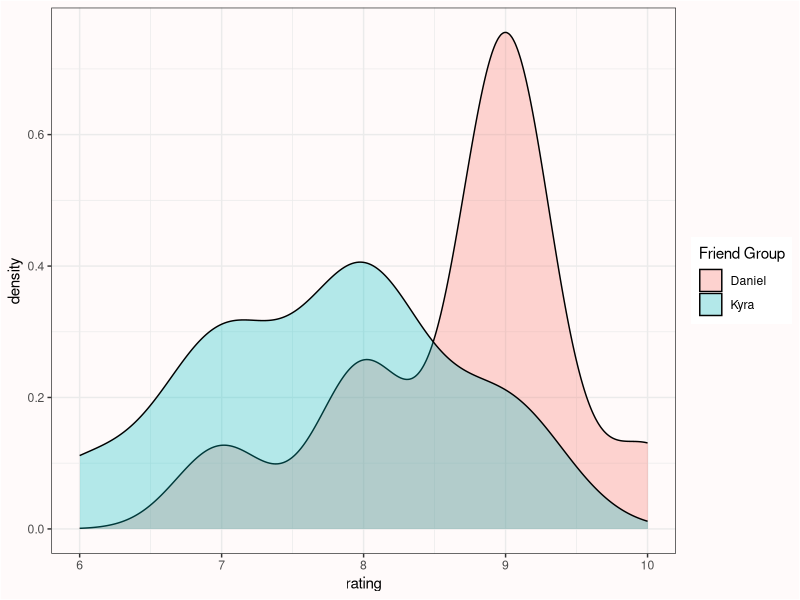
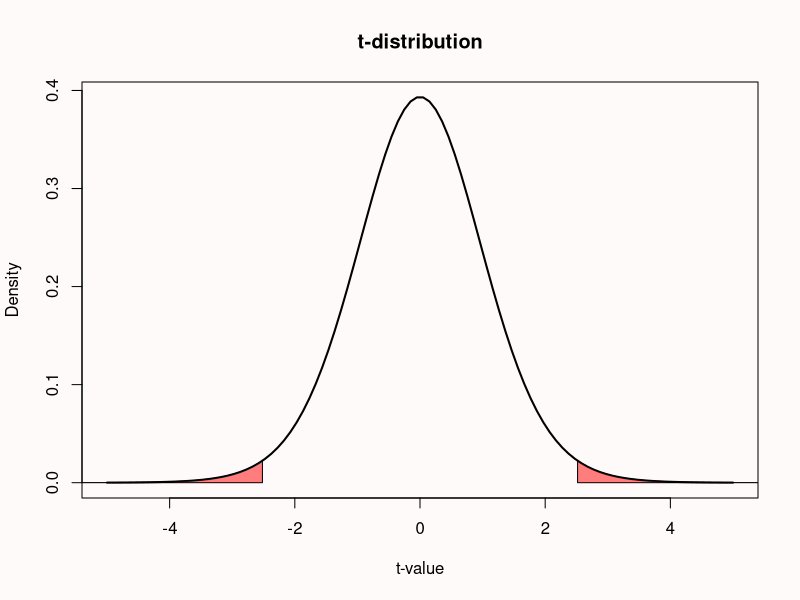
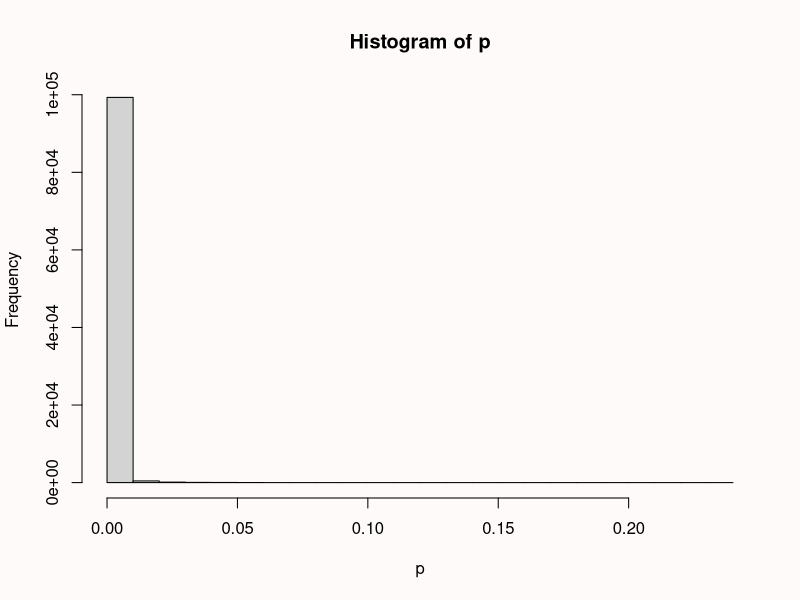
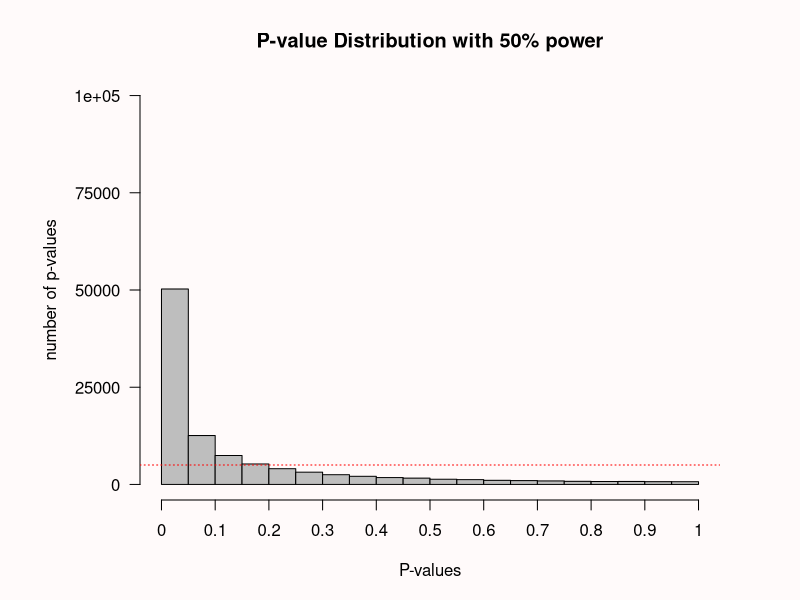
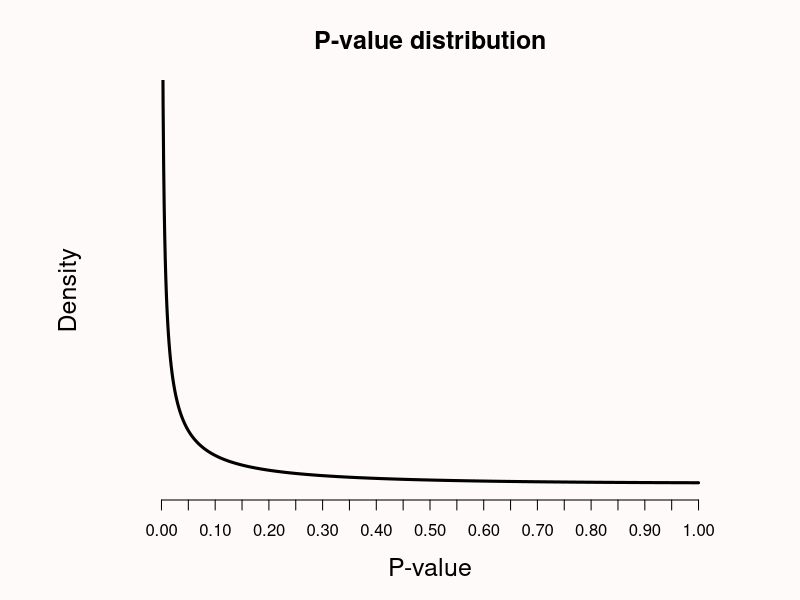
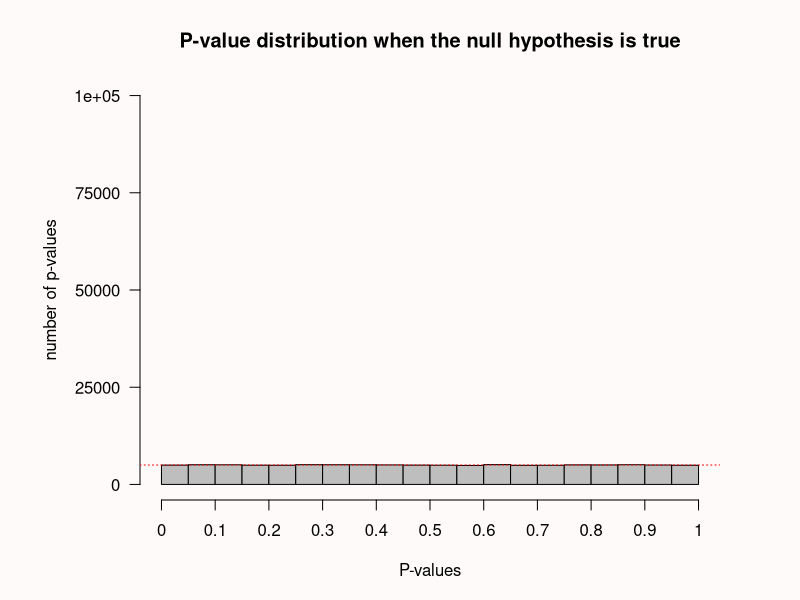
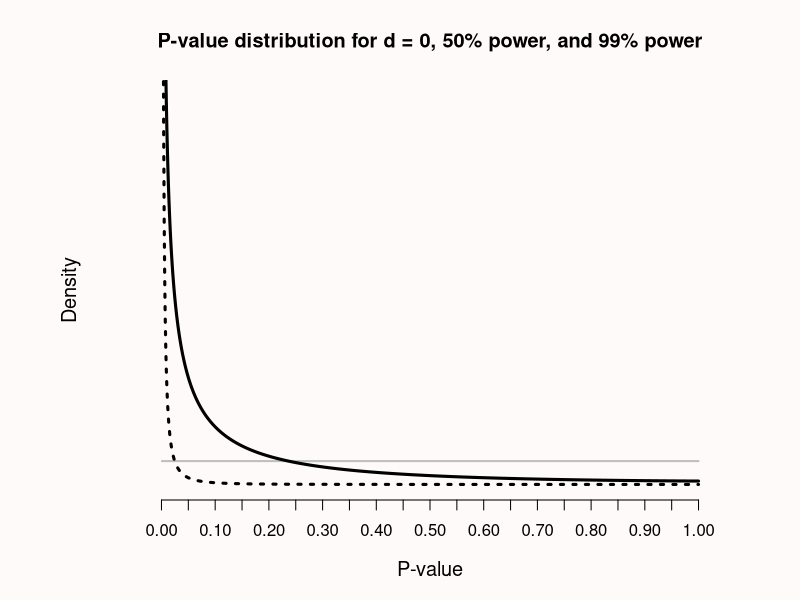
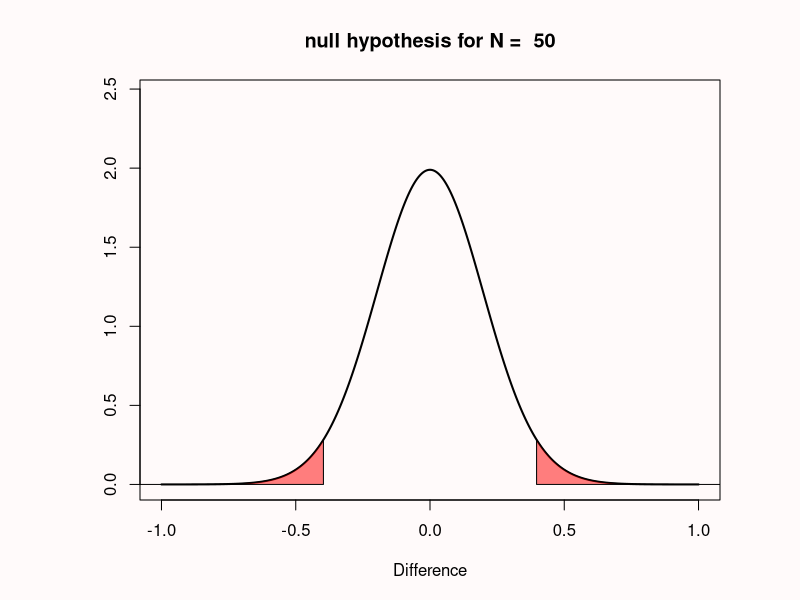

Reproduce these figures in R, in order.
#!/usr/bin/env Rscript
require(ggplot2)
require(tidyr)
friends <- paste0("friend_", 1:10)
friends_daniel <- c(9, 7, 8, 9, 8, 9, 9, 10, 9, 9)
friends_kyra <- c(9, 6, 7, 8, 7, 9, 8, 8, 8, 7)
df <- data.frame(friends, friends_daniel, friends_kyra)
colnames(df) <- c("", "Daniel", "Kyra")
print(df)
df_long <- tidyr::gather(df, "Friend Group", rating, "Daniel":"Kyra", factor_key = TRUE)
print(df_long)

backgroundcolor <- "#fffafa"
# Plot the data
ggplot(df_long, aes(x = rating, fill = `Friend Group`)) +
  geom_density(alpha = .3) +
  theme_bw() +
  theme(plot.background = element_rect(fill = backgroundcolor))  +
  theme(panel.background = element_rect(fill = backgroundcolor))


tstat <- t.test(df_long$rating ~ df_long$`Friend Group`, var.equal = TRUE)
se <- tstat$stderr

par(bg = backgroundcolor)
x <- seq(-5, 5, length = 100)
plot(x, dt(x, df = 18), col = "black", type = "l", xlab = "t-value", ylab = "Density", main = "t-distribution", lwd = 2)
x <- seq(2.5175, 5, length = 100)
z <- (dt(x, df = 18))
polygon(c(2.5175, x, 8), c(0, z, 0), col = rgb(1, 0, 0, 0.5))
x <- seq(-5, -2.5175, length = 100)
z <- (dt(x, df = 18))
polygon(c(-8, x, -2.5175), c(0, z, 0), col = rgb(1, 0, 0, 0.5))

# plot histogram for friends data
p <- numeric(100000) # store all simulated *p*-values
for (i in 1:100000) { # for each simulated experiment
  x <- rnorm(n = 10, mean = 7.7, sd = se) # Simulate data
  y <- rnorm(n = 10, mean = 8.7, sd = se) # Simulate data
  p[i] <- t.test(x, y)$p.value # store the *p*-value
}
power <- sum(p < 0.05) / 100000 # compute power
print(power)
hist(p, breaks = 20) # plot a histogram


#Set number of simulations
nSims <- 100000 # number of simulated experiments
p <- numeric(nSims) # set up empty variable to store all simulated *p*-values
bars <- 20

for (i in 1:nSims) { # for each simulated experiment
  x <- rnorm(n = 71, mean = 100, sd = 15) # Simulate data
  y <- rnorm(n = 71, mean = 105, sd = 15) # Simulate data
  p[i] <- t.test(x, y)$p.value # store the *p*-value
}

#Plot figure
par(bg = backgroundcolor)
op <- par(mar = c(5,7,4,4)) #change white-space around graph
hist(p, breaks=bars, xlab="P-values", ylab="number of p-values\n", axes=FALSE,
    main=paste("P-value Distribution with 50% power"),
    col="grey", xlim=c(0,1), ylim=c(0, nSims))
axis(side=1, at=seq(0,1, 0.1), labels=seq(0,1,0.1))
axis(side=2, at=seq(0,nSims, nSims/4), labels=seq(0,nSims, nSims/4), las=2)
abline(h=nSims/bars, col = "red", lty=3)
power <- sum(p < 0.05) / 100000 # compute power
print(power)

n <- 71 # sample size per independent group
d <- 0.33 # effect size
se <- sqrt(2 / n) # standard error
ncp <- (d * sqrt(n / 2)) # non-centrality parameter d

pdf2_t <- function(p) { #probability density function
  0.5 * dt(qt(p / 2, 2 * n - 2, 0), 2 * n - 2, ncp) /
      dt(qt(p / 2, 2 * n - 2, 0), 2 * n - 2, 0) +
    dt(qt(1 - p / 2, 2 * n - 2, 0), 2 * n - 2, ncp) /
      dt(qt(1 - p / 2, 2 * n - 2, 0), 2 * n - 2, 0)
}

par(bg = backgroundcolor)
plot(-10, xlab = "P-value", ylab = "Density", axes = FALSE,
    main = "P-value distribution", xlim = c(0, 1), ylim = c(0, 50),
    cex.lab = 1.5, cex.main = 1.5, cex.sub = 1
)
curve(pdf2_t, 0, 1, n = 1000, col = "black", lty = 1, lwd = 3, add = TRUE)
axis(side = 1, at = seq(0, 1, 0.05),
    labels = formatC(seq(0, 1, 0.05), format = "f", digits = 2), cex.axis = 1)

#| fig-cap: "Distribution of *p*-values when the null hypothesis is true."

#Set number of simulations
nSims <- 100000 #number of simulated experiments
p <-numeric(nSims) #set up empty variable to store all simulated *p*-values

for (i in 1:nSims) { # for each simulated experiment
  x <- rnorm(n = 71, mean = 100, sd = 15) # Simulate data
  y <- rnorm(n = 71, mean = 100, sd = 15) # Simulate data
  p[i] <- t.test(x, y)$p.value # store the *p*-value
}

bars<-20
#Plot figure
op <- par(mar = c(5,7,4,4)) #change white-space around graph
par(bg = backgroundcolor)
hist(p, breaks=bars, xlab="P-values", ylab="number of p-values\n", axes=FALSE,
    main=paste("P-value distribution when the null hypothesis is true"),
    col="grey", xlim=c(0,1), ylim=c(0, nSims))
axis(side=1, at=seq(0,1, 0.1), labels=seq(0,1,0.1))
axis(side=2, at=seq(0,nSims, nSims/4), labels=seq(0,nSims, nSims/4), las=2)
abline(h=nSims/bars, col = "red", lty=3)

#| fig-cap: "*P*-value distribution for 0 (grey horizontal line, 50 percent power (black solid curve), and 99 percent power (black dotted curve, where *p*-values just below 0.05 are more likely when $H_0$ is true than when $H_1$ is true)."
# Lindley plot

n <- 150
p <- 0.05
ymax <- 25 # Maximum value y-scale (only for p-curve)

# Calculations

# p-value function
pdf2_t <- function(p) 0.5 * dt(qt(p / 2, 2 * n - 2, 0), 2 * n - 2, ncp) / dt(qt(p / 2, 2 * n - 2, 0), 2 * n - 2, 0) + dt(qt(1 - p / 2, 2 * n - 2, 0), 2 * n - 2, ncp) / dt(qt(1 - p / 2, 2 * n - 2, 0), 2 * n - 2, 0)

par(bg = backgroundcolor)
plot(-10,
  xlab = "P-value", ylab = "Density", axes = FALSE,
  main = "P-value distribution for d = 0, 50% power, and 99% power", xlim = c(0, 1), ylim = c(0, ymax), cex.lab = 1.2, cex.main = 1.2, cex.sub = 1
)
axis(side = 1, at = seq(0, 1, 0.05), labels = formatC(seq(0, 1, 0.05), format = "f", digits = 2), cex.axis = 1)
# Draw null line
ncp <- (0 * sqrt(n / 2)) # Calculate non-centrality parameter d
curve(pdf2_t, 0, 1, n = 1000, col = "grey", lty = 1, lwd = 2, add = TRUE)
# Draw 50% low power line
n <- 146
d <- 0.23
se <- sqrt(2 / n) # standard error
ncp <- (d * sqrt(n / 2)) # Calculate non-centrality parameter d
curve(pdf2_t, 0, 1, n = 1000, col = "black", lwd = 3, add = TRUE)
# Draw 99% power line
n <- 150
d <- 0.5
se <- sqrt(2 / n) # standard error
ncp <- (d * sqrt(n / 2)) # Calculate non-centrality parameter d
curve(pdf2_t, 0, 1, n = 1000, col = "black", lwd = 3, lty = 3, add = TRUE)

add_type1_error <- function(N,
                            side = "right",
                            col = rgb(1, 0, 0, 0.5)) {
  mult <- ifelse(side == "right", 1, -1)
  crit_d <- mult * abs(qt(0.05 / 2, (N * 2) - 2)) / sqrt(N / 2)

  if (side == "right") {
    y <- seq(crit_d, 10, length = 10000)
  } else {
    y <- seq(-10, crit_d, length = 10000)
  }

  # determine upperbounds polygon
  suppressWarnings({
    z <- (dt(y * sqrt(N / 2), df = (N * 2) - 2) * sqrt(N / 2))
  })

  if (side == "right") {
    polygon(c(crit_d, y, 10), c(0, z, 0), col = col)
  } else {
    polygon(c(y, crit_d, crit_d), c(z, 0, 0), col = col)
  }
}

# calculate distribution of d based on t-distribution
calc_d_dist <- function(x, N, ncp = 0) {
  suppressWarnings({
    # generates a lot of warnings sometimes
    dt(x * sqrt(N / 2), df = (N * 2) - 2, ncp = ncp) * sqrt(N / 2)
  })
}

#| fig-cap: "Distribution of observed Cohen's *d* effect sizes when collecting 50 observations per group in an independent *t*-test."# Figure 1 & 2 (set to N <- 5000 for Figure 2)
# Set x-axis upper and lower scale points
low_x <- -1
high_x <- 1
y_max <- 2

# Set sample size per group and effect size d (assumes equal sample sizes per group)
N <- 50 # sample size per group for independent t-test
d <- 0.5 # please enter positive d only
# Calculate non-centrality parameter - equals t-value from sample
ncp <- d * sqrt(N / 2)

# # or Cumming, page 305
# ncp <- d / (sqrt((1 / N) + (1 / N)))

# calc d-distribution
x <- seq(low_x, high_x, length = 10000) # create x values
d_dist <- calc_d_dist(x, N, ncp)

# Set max Y
y_max <- max(d_dist) + 0.5

# create plot
par(bg = backgroundcolor)
plot(-10, xlim = c(low_x, high_x), ylim = c(0, y_max), xlab = "Difference", ylab = "", main = paste("null hypothesis for N = ", N))

d_dist <- dt(x * sqrt(N / 2), df = (N * 2) - 2, ncp = 0) * sqrt(N / 2)
lines(x, d_dist, col = "black", type = "l", lwd = 2)

# Add type 1 error rate
add_type1_error(N, "right")
add_type1_error(N, "left")

#| fig-cap: "Distribution of observed Cohen's *d* effect sizes when collecting 5000 observations per group in an independent *t*-test when *d* = 0."

low_x <- -1
high_x <- 1
y_max <- 2

# Set sample size per group and effect size d (assumes equal sample sizes per group)
N <- 5000 # sample size per group for independent t-test
d <- 0.5 # please enter positive d only
# Calculate non-centrality parameter - equals t-value from sample
ncp <- d * sqrt(N / 2)

# calc d-distribution
x <- seq(low_x, high_x, length = 10000) # create x values
d_dist <- calc_d_dist(x, N, ncp)

# Set max Y
y_max <- max(d_dist) + 0.5

# create plot
par(bg = backgroundcolor)
plot(-10, xlim = c(low_x, high_x), ylim = c(0, y_max), xlab = "Difference", ylab = "", main = paste("null hypothesis for N = ", N))

d_dist <- calc_d_dist(x, N, 0)
lines(x, d_dist, col = "black", type = "l", lwd = 2)

# Add type 1 error rate
add_type1_error(N, "right")
add_type1_error(N, "left")

low_x <- -1
high_x <- 1.5
y_max <- 2

# Set sample size per group and effect size d (assumes equal sample sizes per group)
N <- 50 # sample size per group for independent t-test
d <- 1.5 # please enter positive d only
# Calculate non-centrality parameter - equals t-value from sample
ncp <- d * sqrt(N / 2)

# # or Cumming, page 305
# ncp <- d / (sqrt((1 / N) + (1 / N)))

# calc d-distribution
x <- seq(low_x, high_x, length = 10000) # create x values
d_dist <- calc_d_dist(x, N, ncp)

# Set max Y
y_max <- max(d_dist) + 0.5

par(bg = backgroundcolor)
plot(-10, xlim = c(low_x, high_x), ylim = c(0, y_max), xlab = "Difference", ylab = "", main = paste("Null and alternative hypothesis for N = ", N))
lines(x, d_dist, col = "black", type = "l", lwd = 2)
# add d = 0 line
d_dist <- calc_d_dist(x, N, ncp=0)
lines(x, d_dist, col = "darkgrey", type = "l", lwd = 2)

# Add type 1 error rate
add_type1_error(N, "right")
add_type1_error(N, "left")
